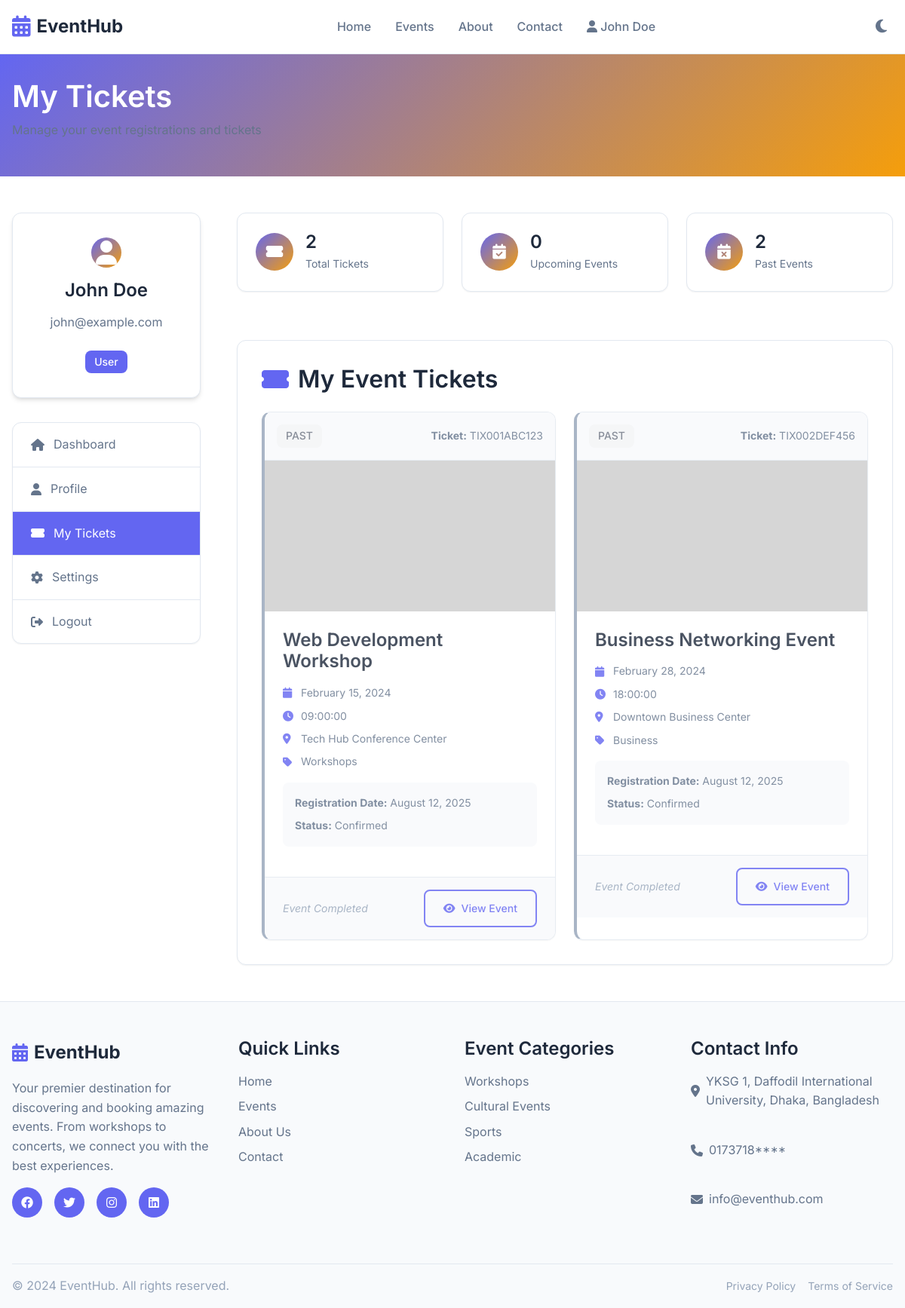
/user/tickets.php (signed in), run on the app's committed database.
### tables this page shows
CREATE TABLE users (
    id INT AUTO_INCREMENT PRIMARY KEY,
    name VARCHAR(100) NOT NULL,
    email VARCHAR(100) UNIQUE NOT NULL,
    password VARCHAR(255) NOT NULL,
    phone VARCHAR(20),
    role ENUM('user', 'admin') DEFAULT 'user',
    status ENUM('active', 'inactive', 'banned') DEFAULT 'active',
    created_at TIMESTAMP DEFAULT CURRENT_TIMESTAMP,
    updated_at TIMESTAMP DEFAULT CURRENT_TIMESTAMP ON UPDATE CURRENT_TIMESTAMP
);

CREATE TABLE registrations (
    id INT AUTO_INCREMENT PRIMARY KEY,
    user_id INT NOT NULL,
    event_id INT NOT NULL,
    ticket_code VARCHAR(50) UNIQUE NOT NULL,
    registration_date TIMESTAMP DEFAULT CURRENT_TIMESTAMP,
    status ENUM('confirmed', 'cancelled') DEFAULT 'confirmed',
    FOREIGN KEY (user_id) REFERENCES users(id) ON DELETE CASCADE,
    FOREIGN KEY (event_id) REFERENCES events(id) ON DELETE CASCADE,
    UNIQUE KEY unique_registration (user_id, event_id)
);

CREATE TABLE events (
    id INT AUTO_INCREMENT PRIMARY KEY,
    title VARCHAR(200) NOT NULL,
    description TEXT NOT NULL,
    event_date DATE NOT NULL,
    event_time TIME NOT NULL,
    location VARCHAR(200) NOT NULL,
    category_id INT NOT NULL,
    total_seats INT NOT NULL DEFAULT 0,
    price DECIMAL(10,2) DEFAULT 0.00,
    banner_image VARCHAR(255),
    is_featured BOOLEAN DEFAULT FALSE,
    status ENUM('active', 'cancelled', 'completed') DEFAULT 'active',
    created_at TIMESTAMP DEFAULT CURRENT_TIMESTAMP,
    updated_at TIMESTAMP DEFAULT CURRENT_TIMESTAMP ON UPDATE CURRENT_TIMESTAMP,
    FOREIGN KEY (category_id) REFERENCES categories(id) ON DELETE CASCADE
);

CREATE TABLE categories (
    id INT AUTO_INCREMENT PRIMARY KEY,
    name VARCHAR(50) NOT NULL,
    description TEXT,
    icon VARCHAR(50),
    created_at TIMESTAMP DEFAULT CURRENT_TIMESTAMP
);

### includes/functions.php (called while the page is built, shortened)
<?php
function getUserById($conn, $id) {
    $stmt = $conn->prepare("SELECT * FROM users WHERE id = ?");
    $stmt->execute([$id]);
    return $stmt->fetch();
}
function getUserRegistrations($conn, $user_id) {
    $stmt = $conn->prepare("
        SELECT r.*, e.title, e.event_date, e.event_time, e.location, e.banner_image,
               c.name as category_name
        FROM registrations r
        JOIN events e ON r.event_id = e.id
        JOIN categories c ON e.category_id = c.id
        WHERE r.user_id = ?
        ORDER BY e.event_date ASC
    ");
    $stmt->execute([$user_id]);
    return $stmt->fetchAll();
}
function formatDate($date) {
    return date('F j, Y', strtotime($date));
}
?>

### user/tickets.php (the view, shortened to what this page needs)
<?php
require_once '../config/database.php';
require_once '../includes/functions.php';
$user = getUserById($conn, $_SESSION['user_id']);
$registrations = getUserRegistrations($conn, $_SESSION['user_id']);
?>
<!DOCTYPE html>
<html lang="en">
<head>
    <link rel="stylesheet" href="../assets/css/style.css">
    <link rel="stylesheet" href="https://cdnjs.cloudflare.com/ajax/libs/font-awesome/6.4.0/css/all.min.css">
</head>
<body>
    <?php include '../includes/header.php'; ?>
    <section class="dashboard-header">
        <div class="container">
            <div class="dashboard-header-content">
                <h1>My Tickets</h1>
                <p>Manage your event registrations and tickets</p>
            </div>
        </div>
    </section>
    <section class="dashboard-content">
        <div class="container">
            <div class="dashboard-grid">
                <div class="dashboard-sidebar">
                    <div class="user-profile-card">
                        <div class="user-avatar">
                            <?php if (!empty($user['profile_photo'])): ?>
                                <img src="<?= htmlspecialchars($user['profile_photo']) ?>" alt="Profile Photo">
                            <?php else: ?>
                                <i class="fas fa-user"></i>
                            <?php endif; ?>
                        </div>
                        <h3><?= htmlspecialchars($user['name']) ?></h3>
                        <p><?= htmlspecialchars($user['email']) ?></p>
                        <span class="user-role"><?= ucfirst($user['role']) ?></span>
                    </div>
                    <nav class="dashboard-nav">
                        <ul>
                            <li>
                                <a href="dashboard.php">
                                    <i class="fas fa-home"></i> Dashboard
                                </a>
                            </li>
                            <li>
                                <a href="profile.php">
                                    <i class="fas fa-user"></i> Profile
                                </a>
                            </li>
                            <li class="active">
                                <a href="tickets.php">
                                    <i class="fas fa-ticket-alt"></i> My Tickets
                                </a>
                            </li>
                            <li>
                                <a href="settings.php">
                                    <i class="fas fa-cog"></i> Settings
                                </a>
                            </li>
                            <li>
                                <a href="../logout.php" onclick="return confirm('Are you sure you want to logout?')">
                                    <i class="fas fa-sign-out-alt"></i> Logout
                                </a>
                            </li>
                        </ul>
                    </nav>
                </div>
                <div class="dashboard-main">
                    <div class="tickets-summary">
                        <div class="summary-card">
                            <div class="summary-icon">
                                <i class="fas fa-ticket-alt"></i>
                            </div>
                            <div class="summary-content">
                                <h3><?= count($registrations) ?></h3>
                                <p>Total Tickets</p>
                            </div>
                        </div>
                        <div class="summary-card">
                            <div class="summary-icon">
                                <i class="fas fa-calendar-check"></i>
                            </div>
                            <div class="summary-content">
                                <h3><?= count(array_filter($registrations, function($r) { return strtotime($r['event_date']) >= time(); })) ?></h3>
                                <p>Upcoming Events</p>
                            </div>
                        </div>
                        <div class="summary-card">
                            <div class="summary-icon">
                                <i class="fas fa-calendar-times"></i>
                            </div>
                            <div class="summary-content">
                                <h3><?= count(array_filter($registrations, function($r) { return strtotime($r['event_date']) < time(); })) ?></h3>
                                <p>Past Events</p>
                            </div>
                        </div>
                    </div>
                    <div class="tickets-section">
                        <h2><i class="fas fa-ticket-alt"></i> My Event Tickets</h2>
                        <?php if (empty($registrations)): ?>
                            <div class="empty-state">
                                <div class="empty-icon">
                                    <i class="fas fa-ticket-alt"></i>
                                </div>
                                <h3>No Tickets Yet</h3>
                                <p>You haven't registered for any events yet. Start exploring events to get your first ticket!</p>
                                <a href="../events.php" class="btn btn-primary">
                                    <i class="fas fa-search"></i> Browse Events
                                </a>
                            </div>
                        <?php else: ?>
                            <div class="tickets-grid">
                                <?php foreach ($registrations as $registration): ?>
                                    <?php
                                    $is_upcoming = strtotime($registration['event_date']) >= time();
                                    $is_today = date('Y-m-d') === $registration['event_date'];
                                    ?>
                                    <div class="ticket-card <?= $is_upcoming ? 'upcoming' : 'past' ?>">
                                        <div class="ticket-header">
                                            <div class="ticket-status">
                                                <?php if ($is_today): ?>
                                                    <span class="status-badge today">Today</span>
                                                <?php elseif ($is_upcoming): ?>
                                                    <span class="status-badge upcoming">Upcoming</span>
                                                <?php else: ?>
                                                    <span class="status-badge past">Past</span>
                                                <?php endif; ?>
                                            </div>
                                            <div class="ticket-code">
                                                <strong>Ticket:</strong> <?= htmlspecialchars($registration['ticket_code']) ?>
                                            </div>
                                        </div>
                                        <div class="ticket-image">
                                            <img src="<?= htmlspecialchars($registration['banner_image']) ?>"
                                                 alt="<?= htmlspecialchars($registration['title']) ?>"
                                                 onerror="this.src='https://via.placeholder.com/400x200/6B7280/FFFFFF?text=Event+Image'">
                                        </div>
                                        <div class="ticket-content">
                                            <h3><?= htmlspecialchars($registration['title']) ?></h3>
                                            <div class="ticket-meta">
                                                <span><i class="fas fa-calendar"></i> <?= formatDate($registration['event_date']) ?></span>
                                                <span><i class="fas fa-clock"></i> <?= $registration['event_time'] ?></span>
                                                <span><i class="fas fa-map-marker-alt"></i> <?= htmlspecialchars($registration['location']) ?></span>
                                                <span><i class="fas fa-tag"></i> <?= htmlspecialchars($registration['category_name']) ?></span>
                                            </div>
                                            <div class="ticket-details">
                                                <p><strong>Registration Date:</strong> <?= formatDate($registration['registration_date']) ?></p>
                                                <p><strong>Status:</strong> <?= ucfirst($registration['status']) ?></p>
                                            </div>
                                        </div>
                                        <div class="ticket-actions">
                                            <?php if ($is_upcoming): ?>
                                                <form method="POST" style="display: inline;">
                                                    <input type="hidden" name="registration_id" value="<?= $registration['id'] ?>">
                                                    <button type="submit" name="download_ticket" class="btn btn-primary btn-small">
                                                        <i class="fas fa-download"></i> Download Ticket
                                                    </button>
                                                </form>
                                                <form method="POST" style="display: inline;" onsubmit="return confirm('Are you sure you want to cancel this registration?')">
                                                    <input type="hidden" name="registration_id" value="<?= $registration['id'] ?>">
                                                    <button type="submit" name="cancel_registration" class="btn btn-danger btn-small">
                                                        <i class="fas fa-times"></i> Cancel
                                                    </button>
                                                </form>
                                            <?php else: ?>
                                                <span class="event-completed">Event Completed</span>
                                            <?php endif; ?>
                                            <a href="../event-details.php?id=<?= $registration['event_id'] ?>" class="btn btn-outline btn-small">
                                                <i class="fas fa-eye"></i> View Event
                                            </a>
                                        </div>
                                    </div>
                                <?php endforeach; ?>
                            </div>
                        <?php endif; ?>
                    </div>
                </div>
            </div>
        </div>
    </section>
    <?php include '../includes/footer.php'; ?>
</body>
</html>

### data on the page
users: name "John Doe", email "john@example.com", role "User"
registrations: ticket_code "TIX001ABC123", event.title "Web Development Workshop", event.event_date "February 15, 2024", event.event_time "09:00:00", event.location "Tech Hub Conference Center", categories.name "Workshops", registration_date "August 12, 2025", status "Confirmed"
registrations: ticket_code "TIX002DEF456", event.title "Business Networking Event", event.event_date "February 28, 2024", event.event_time "18:00:00", event.location "Downtown Business Center", categories.name "Business", registration_date "August 12, 2025", status "Confirmed"

### other printed values
$_SESSION['user_name'] "John Doe"
count($registrations) "2"
